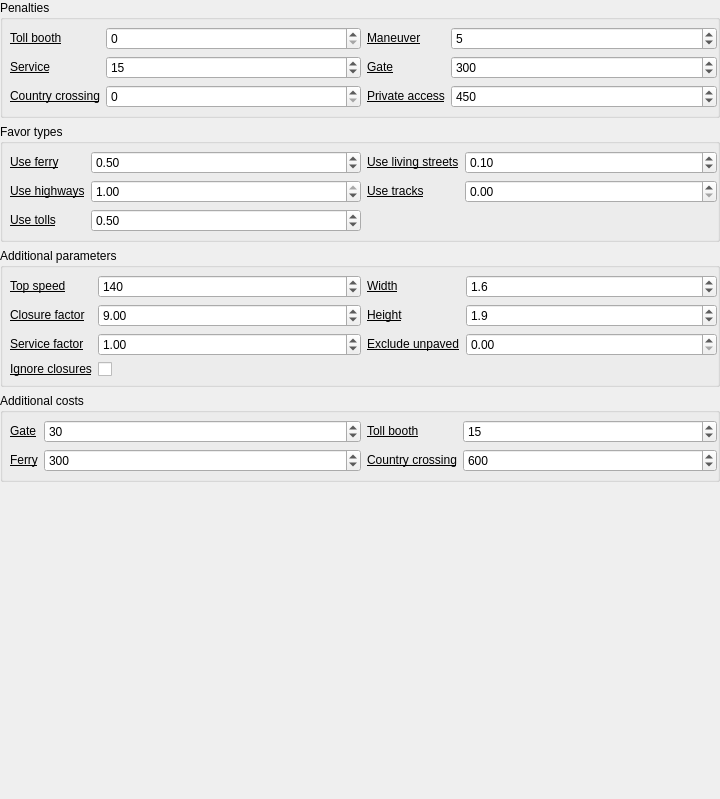
<?xml version="1.0" encoding="UTF-8"?>
<ui version="4.0">
 <class>settings_valhalla_car</class>
 <widget class="QWidget" name="settings_valhalla_car">
  <property name="geometry">
   <rect>
    <x>0</x>
    <y>0</y>
    <width>720</width>
    <height>799</height>
   </rect>
  </property>
  <property name="windowTitle">
   <string>Form</string>
  </property>
  <layout class="QVBoxLayout" name="verticalLayout">
   <property name="leftMargin">
    <number>0</number>
   </property>
   <property name="topMargin">
    <number>0</number>
   </property>
   <property name="rightMargin">
    <number>0</number>
   </property>
   <property name="bottomMargin">
    <number>0</number>
   </property>
   <item>
    <widget class="QgsCollapsibleGroupBox" name="penalties_box">
     <property name="toolTip">
      <string>&lt;html&gt;&lt;head/&gt;&lt;body&gt;&lt;p&gt;Penalty options are fixed costs in seconds that are only added to the path cost. Penalties can influence the route path determination but do not add to the estimated time along the path. Penalties must be in the range of 0.0 seconds to 43200.0 seconds (12 hours).&lt;/p&gt;&lt;/body&gt;&lt;/html&gt;</string>
     </property>
     <property name="title">
      <string>Penalties</string>
     </property>
     <property name="collapsed">
      <bool>true</bool>
     </property>
     <layout class="QHBoxLayout" name="horizontalLayout_7">
      <property name="leftMargin">
       <number>7</number>
      </property>
      <property name="topMargin">
       <number>7</number>
      </property>
      <property name="rightMargin">
       <number>0</number>
      </property>
      <property name="bottomMargin">
       <number>7</number>
      </property>
      <item>
       <layout class="QFormLayout" name="penalties_column_1">
        <item row="0" column="0">
         <widget class="QLabel" name="toll_booth_penalty_label">
          <property name="toolTip">
           <string>&lt;html&gt;&lt;head/&gt;&lt;body&gt;&lt;p&gt;A penalty applied to the cost when a toll&lt;a href=&quot;http://wiki.openstreetmap.org/wiki/Tag:barrier%3Dtoll_booth&quot;&gt;&lt;span style=&quot; text-decoration: underline; color:#0068da;&quot;/&gt;&lt;/a&gt;booth is encountered.&lt;/p&gt;&lt;/body&gt;&lt;/html&gt;</string>
          </property>
          <property name="text">
           <string>&lt;html&gt;&lt;head/&gt;&lt;body&gt;&lt;p&gt;&lt;a href=&quot;https://valhalla.github.io/valhalla/api/turn-by-turn/api-reference.md#automobile-and-bus-costing-options&quot;&gt;&lt;span style=&quot; text-decoration: underline; color:#000000;&quot;&gt;Toll booth&lt;/span&gt;&lt;/a&gt;&lt;/p&gt;&lt;/body&gt;&lt;/html&gt;</string>
          </property>
          <property name="openExternalLinks">
           <bool>true</bool>
          </property>
         </widget>
        </item>
        <item row="0" column="1">
         <widget class="QgsSpinBox" name="toll_booth_penalty">
          <property name="maximum">
           <number>43200</number>
          </property>
         </widget>
        </item>
        <item row="1" column="1">
         <widget class="QgsSpinBox" name="service_penalty">
          <property name="maximum">
           <number>43200</number>
          </property>
          <property name="value">
           <number>15</number>
          </property>
         </widget>
        </item>
        <item row="2" column="1">
         <widget class="QgsSpinBox" name="country_crossing_penalty">
          <property name="maximum">
           <number>43200</number>
          </property>
         </widget>
        </item>
        <item row="1" column="0">
         <widget class="QLabel" name="service_penalty_label">
          <property name="toolTip">
           <string>&lt;html&gt;&lt;head/&gt;&lt;body&gt;&lt;p&gt;A penalty applied for transition to generic service road. &lt;/p&gt;&lt;/body&gt;&lt;/html&gt;</string>
          </property>
          <property name="text">
           <string>&lt;html&gt;&lt;head/&gt;&lt;body&gt;&lt;p&gt;&lt;a href=&quot;https://valhalla.github.io/valhalla/api/turn-by-turn/api-reference.md#automobile-and-bus-costing-options&quot;&gt;&lt;span style=&quot; text-decoration: underline; color:#000000;&quot;&gt;Service&lt;/span&gt;&lt;/a&gt;&lt;/p&gt;&lt;/body&gt;&lt;/html&gt;</string>
          </property>
          <property name="openExternalLinks">
           <bool>true</bool>
          </property>
         </widget>
        </item>
        <item row="2" column="0">
         <widget class="QLabel" name="country_crossing_penalty_label">
          <property name="toolTip">
           <string>&lt;html&gt;&lt;head/&gt;&lt;body&gt;&lt;table border=&quot;0&quot; style=&quot; margin-top:0px; margin-bottom:0px; margin-left:0px; margin-right:0px;&quot; cellspacing=&quot;2&quot; cellpadding=&quot;0&quot;&gt;&lt;tr&gt;&lt;td/&gt;&lt;td&gt;&lt;p&gt;A penalty applied for a country crossing.&lt;/p&gt;&lt;/td&gt;&lt;/tr&gt;&lt;/table&gt;&lt;/body&gt;&lt;/html&gt;</string>
          </property>
          <property name="text">
           <string>&lt;html&gt;&lt;head/&gt;&lt;body&gt;&lt;p&gt;&lt;a href=&quot;https://valhalla.github.io/valhalla/api/turn-by-turn/api-reference.md#automobile-and-bus-costing-options&quot;&gt;&lt;span style=&quot; text-decoration: underline; color:#000000;&quot;&gt;Country crossing&lt;/span&gt;&lt;/a&gt;&lt;/p&gt;&lt;/body&gt;&lt;/html&gt;</string>
          </property>
          <property name="openExternalLinks">
           <bool>true</bool>
          </property>
         </widget>
        </item>
       </layout>
      </item>
      <item>
       <layout class="QFormLayout" name="penalties_column_2">
        <item row="0" column="0">
         <widget class="QLabel" name="maneuver_penalty_label">
          <property name="toolTip">
           <string>&lt;html&gt;&lt;head/&gt;&lt;body&gt;&lt;p&gt;A penalty applied when transitioning between roads that do not have consistent naming–in other words, no road names in common.&lt;/p&gt;&lt;/body&gt;&lt;/html&gt;</string>
          </property>
          <property name="text">
           <string>&lt;html&gt;&lt;head/&gt;&lt;body&gt;&lt;p&gt;&lt;a href=&quot;https://valhalla.github.io/valhalla/api/turn-by-turn/api-reference.md#automobile-and-bus-costing-options&quot;&gt;&lt;span style=&quot; text-decoration: underline; color:#000000;&quot;&gt;Maneuver&lt;/span&gt;&lt;/a&gt;&lt;/p&gt;&lt;/body&gt;&lt;/html&gt;</string>
          </property>
          <property name="openExternalLinks">
           <bool>true</bool>
          </property>
         </widget>
        </item>
        <item row="0" column="1">
         <widget class="QgsSpinBox" name="maneuver_penalty">
          <property name="maximum">
           <number>43200</number>
          </property>
          <property name="value">
           <number>5</number>
          </property>
         </widget>
        </item>
        <item row="1" column="1">
         <widget class="QgsSpinBox" name="gate_penalty">
          <property name="maximum">
           <number>43200</number>
          </property>
          <property name="value">
           <number>300</number>
          </property>
         </widget>
        </item>
        <item row="1" column="0">
         <widget class="QLabel" name="gate_penalty_label">
          <property name="toolTip">
           <string>&lt;html&gt;&lt;head/&gt;&lt;body&gt;&lt;p&gt;A penalty applied when a gate with no access information is on the road.&lt;/p&gt;&lt;/body&gt;&lt;/html&gt;</string>
          </property>
          <property name="text">
           <string>&lt;html&gt;&lt;head/&gt;&lt;body&gt;&lt;p&gt;&lt;a href=&quot;https://valhalla.github.io/valhalla/api/turn-by-turn/api-reference.md#automobile-and-bus-costing-options&quot;&gt;&lt;span style=&quot; text-decoration: underline; color:#000000;&quot;&gt;Gate&lt;/span&gt;&lt;/a&gt;&lt;/p&gt;&lt;/body&gt;&lt;/html&gt;</string>
          </property>
          <property name="openExternalLinks">
           <bool>true</bool>
          </property>
         </widget>
        </item>
        <item row="2" column="1">
         <widget class="QgsSpinBox" name="private_access_penalty">
          <property name="maximum">
           <number>43200</number>
          </property>
          <property name="value">
           <number>450</number>
          </property>
         </widget>
        </item>
        <item row="2" column="0">
         <widget class="QLabel" name="private_access_penalty_label">
          <property name="toolTip">
           <string>&lt;html&gt;&lt;head/&gt;&lt;body&gt;&lt;p&gt;A penalty applied when a gate or bollard with &lt;span style=&quot; font-family:'.SF NS Mono';&quot;&gt;access=private&lt;/span&gt; is encountered. &lt;/p&gt;&lt;/body&gt;&lt;/html&gt;</string>
          </property>
          <property name="text">
           <string>&lt;html&gt;&lt;head/&gt;&lt;body&gt;&lt;p&gt;&lt;a href=&quot;https://valhalla.github.io/valhalla/api/turn-by-turn/api-reference.md#automobile-and-bus-costing-options&quot;&gt;&lt;span style=&quot; text-decoration: underline; color:#000000;&quot;&gt;Private access&lt;/span&gt;&lt;/a&gt;&lt;/p&gt;&lt;/body&gt;&lt;/html&gt;</string>
          </property>
          <property name="openExternalLinks">
           <bool>true</bool>
          </property>
         </widget>
        </item>
       </layout>
      </item>
     </layout>
    </widget>
   </item>
   <item>
    <widget class="QgsCollapsibleGroupBox" name="favor_types_box">
     <property name="toolTip">
      <string>&lt;html&gt;&lt;head/&gt;&lt;body&gt;&lt;table border=&quot;0&quot; style=&quot; margin-top:0px; margin-bottom:0px; margin-left:0px; margin-right:0px;&quot; cellspacing=&quot;2&quot; cellpadding=&quot;0&quot;&gt;&lt;tr&gt;&lt;td/&gt;&lt;td&gt;&lt;p&gt;Favor type values indicate the willingness to take a certain road type. This is a range of values between 0 and 1. Values near 0 attempt to avoid the road type and values near 1 will favor them a little bit. Note that sometimes certain road types are required to complete a route so values of 0 are not guaranteed to avoid them entirely.&lt;/p&gt;&lt;/td&gt;&lt;/tr&gt;&lt;/table&gt;&lt;/body&gt;&lt;/html&gt;</string>
     </property>
     <property name="title">
      <string>Favor types</string>
     </property>
     <property name="collapsed">
      <bool>true</bool>
     </property>
     <layout class="QHBoxLayout" name="horizontalLayout_4">
      <property name="leftMargin">
       <number>7</number>
      </property>
      <property name="topMargin">
       <number>7</number>
      </property>
      <property name="rightMargin">
       <number>0</number>
      </property>
      <property name="bottomMargin">
       <number>7</number>
      </property>
      <item>
       <layout class="QFormLayout" name="formLayout_4">
        <item row="0" column="0">
         <widget class="QLabel" name="use_ferry_label">
          <property name="toolTip">
           <string>&lt;html&gt;&lt;head/&gt;&lt;body&gt;&lt;p&gt;This value indicates the willingness to take ferries.&lt;/p&gt;&lt;/body&gt;&lt;/html&gt;</string>
          </property>
          <property name="text">
           <string>&lt;html&gt;&lt;head/&gt;&lt;body&gt;&lt;p&gt;&lt;a href=&quot;https://valhalla.github.io/valhalla/api/turn-by-turn/api-reference.md#automobile-and-bus-costing-options&quot;&gt;&lt;span style=&quot; text-decoration: underline; color:#000000;&quot;&gt;Use ferry&lt;/span&gt;&lt;/a&gt;&lt;/p&gt;&lt;/body&gt;&lt;/html&gt;</string>
          </property>
          <property name="openExternalLinks">
           <bool>true</bool>
          </property>
         </widget>
        </item>
        <item row="0" column="1">
         <widget class="QgsDoubleSpinBox" name="use_ferry">
          <property name="maximum">
           <double>1.000000000000000</double>
          </property>
          <property name="singleStep">
           <double>0.050000000000000</double>
          </property>
          <property name="value">
           <double>0.500000000000000</double>
          </property>
         </widget>
        </item>
        <item row="1" column="0">
         <widget class="QLabel" name="use_highways_label">
          <property name="toolTip">
           <string>&lt;html&gt;&lt;head/&gt;&lt;body&gt;&lt;p&gt;This value indicates the willingness to take highways.&lt;/p&gt;&lt;/body&gt;&lt;/html&gt;</string>
          </property>
          <property name="text">
           <string>&lt;html&gt;&lt;head/&gt;&lt;body&gt;&lt;p&gt;&lt;a href=&quot;https://valhalla.github.io/valhalla/api/turn-by-turn/api-reference.md#automobile-and-bus-costing-options&quot;&gt;&lt;span style=&quot; text-decoration: underline; color:#000000;&quot;&gt;Use highways&lt;/span&gt;&lt;/a&gt;&lt;/p&gt;&lt;/body&gt;&lt;/html&gt;</string>
          </property>
          <property name="openExternalLinks">
           <bool>true</bool>
          </property>
         </widget>
        </item>
        <item row="1" column="1">
         <widget class="QgsDoubleSpinBox" name="use_highways">
          <property name="maximum">
           <double>1.000000000000000</double>
          </property>
          <property name="singleStep">
           <double>0.050000000000000</double>
          </property>
          <property name="value">
           <double>1.000000000000000</double>
          </property>
         </widget>
        </item>
        <item row="2" column="0">
         <widget class="QLabel" name="use_tolls_label">
          <property name="toolTip">
           <string>&lt;html&gt;&lt;head/&gt;&lt;body&gt;&lt;p&gt;This value indicates the willingness to take roads with tolls.&lt;/p&gt;&lt;/body&gt;&lt;/html&gt;</string>
          </property>
          <property name="text">
           <string>&lt;html&gt;&lt;head/&gt;&lt;body&gt;&lt;p&gt;&lt;a href=&quot;https://valhalla.github.io/valhalla/api/turn-by-turn/api-reference.md#automobile-and-bus-costing-options&quot;&gt;&lt;span style=&quot; text-decoration: underline; color:#000000;&quot;&gt;Use tolls&lt;/span&gt;&lt;/a&gt;&lt;/p&gt;&lt;/body&gt;&lt;/html&gt;</string>
          </property>
          <property name="openExternalLinks">
           <bool>true</bool>
          </property>
         </widget>
        </item>
        <item row="2" column="1">
         <widget class="QgsDoubleSpinBox" name="use_tolls">
          <property name="maximum">
           <double>1.000000000000000</double>
          </property>
          <property name="singleStep">
           <double>0.050000000000000</double>
          </property>
          <property name="value">
           <double>0.500000000000000</double>
          </property>
         </widget>
        </item>
       </layout>
      </item>
      <item>
       <layout class="QFormLayout" name="formLayout_5">
        <item row="0" column="0">
         <widget class="QLabel" name="use_living_streets_label">
          <property name="toolTip">
           <string>&lt;html&gt;&lt;head/&gt;&lt;body&gt;&lt;p&gt;This value indicates the willingness to take living streets.&lt;/p&gt;&lt;/body&gt;&lt;/html&gt;</string>
          </property>
          <property name="text">
           <string>&lt;html&gt;&lt;head/&gt;&lt;body&gt;&lt;p&gt;&lt;a href=&quot;https://valhalla.github.io/valhalla/api/turn-by-turn/api-reference.md#automobile-and-bus-costing-options&quot;&gt;&lt;span style=&quot; text-decoration: underline; color:#000000;&quot;&gt;Use living streets&lt;/span&gt;&lt;/a&gt;&lt;/p&gt;&lt;/body&gt;&lt;/html&gt;</string>
          </property>
          <property name="openExternalLinks">
           <bool>true</bool>
          </property>
         </widget>
        </item>
        <item row="1" column="0">
         <widget class="QLabel" name="use_tracks_label">
          <property name="toolTip">
           <string>&lt;html&gt;&lt;head/&gt;&lt;body&gt;&lt;p&gt;This value indicates the willingness to take track roads.&lt;/p&gt;&lt;/body&gt;&lt;/html&gt;</string>
          </property>
          <property name="text">
           <string>&lt;html&gt;&lt;head/&gt;&lt;body&gt;&lt;p&gt;&lt;a href=&quot;https://valhalla.github.io/valhalla/api/turn-by-turn/api-reference.md#automobile-and-bus-costing-options&quot;&gt;&lt;span style=&quot; text-decoration: underline; color:#000000;&quot;&gt;Use tracks&lt;/span&gt;&lt;/a&gt;&lt;/p&gt;&lt;/body&gt;&lt;/html&gt;</string>
          </property>
          <property name="openExternalLinks">
           <bool>true</bool>
          </property>
         </widget>
        </item>
        <item row="0" column="1">
         <widget class="QgsDoubleSpinBox" name="use_living_streets">
          <property name="maximum">
           <double>1.000000000000000</double>
          </property>
          <property name="singleStep">
           <double>0.050000000000000</double>
          </property>
          <property name="value">
           <double>0.100000000000000</double>
          </property>
         </widget>
        </item>
        <item row="1" column="1">
         <widget class="QgsDoubleSpinBox" name="use_tracks">
          <property name="maximum">
           <double>1.000000000000000</double>
          </property>
          <property name="singleStep">
           <double>0.050000000000000</double>
          </property>
         </widget>
        </item>
       </layout>
      </item>
     </layout>
    </widget>
   </item>
   <item>
    <widget class="QgsCollapsibleGroupBox" name="addtional_params_box">
     <property name="title">
      <string>Additional parameters</string>
     </property>
     <property name="collapsed">
      <bool>true</bool>
     </property>
     <layout class="QHBoxLayout" name="horizontalLayout_11">
      <property name="leftMargin">
       <number>7</number>
      </property>
      <property name="topMargin">
       <number>7</number>
      </property>
      <property name="rightMargin">
       <number>0</number>
      </property>
      <property name="bottomMargin">
       <number>7</number>
      </property>
      <item>
       <layout class="QFormLayout" name="additional_params_column_1">
        <item row="0" column="0">
         <widget class="QLabel" name="top_speed_label">
          <property name="toolTip">
           <string>&lt;html&gt;&lt;head/&gt;&lt;body&gt;&lt;p&gt;Top speed the vehicle can go. Also used to avoid roads with higher speeds than this value. &lt;span style=&quot; font-family:'.SF NS Mono';&quot;&gt;top_speed&lt;/span&gt; must be between 10 and 252 KPH.&lt;/p&gt;&lt;/body&gt;&lt;/html&gt;</string>
          </property>
          <property name="text">
           <string>&lt;html&gt;&lt;head/&gt;&lt;body&gt;&lt;p&gt;&lt;a href=&quot;https://valhalla.github.io/valhalla/api/turn-by-turn/api-reference.md#automobile-and-bus-costing-options&quot;&gt;&lt;span style=&quot; text-decoration: underline; color:#000000;&quot;&gt;Top speed&lt;/span&gt;&lt;/a&gt;&lt;/p&gt;&lt;/body&gt;&lt;/html&gt;</string>
          </property>
          <property name="openExternalLinks">
           <bool>true</bool>
          </property>
         </widget>
        </item>
        <item row="1" column="0">
         <widget class="QLabel" name="closure_factor_label">
          <property name="toolTip">
           <string>&lt;html&gt;&lt;head/&gt;&lt;body&gt;&lt;p&gt;A factor that penalizes the cost when traversing a closed edge. Its value can range from &lt;span style=&quot; font-family:'.SF NS Mono';&quot;&gt;1.0&lt;/span&gt; - don't penalize closed edges, to &lt;span style=&quot; font-family:'.SF NS Mono';&quot;&gt;10.0&lt;/span&gt; - apply high cost penalty to closed edges.&lt;/p&gt;&lt;/body&gt;&lt;/html&gt;</string>
          </property>
          <property name="text">
           <string>&lt;html&gt;&lt;head/&gt;&lt;body&gt;&lt;p&gt;&lt;a href=&quot;https://valhalla.github.io/valhalla/api/turn-by-turn/api-reference.md#automobile-and-bus-costing-options&quot;&gt;&lt;span style=&quot; text-decoration: underline; color:#000000;&quot;&gt;Closure factor&lt;/span&gt;&lt;/a&gt;&lt;/p&gt;&lt;/body&gt;&lt;/html&gt;</string>
          </property>
          <property name="openExternalLinks">
           <bool>true</bool>
          </property>
         </widget>
        </item>
        <item row="0" column="1">
         <widget class="QgsSpinBox" name="top_speed">
          <property name="minimum">
           <number>10</number>
          </property>
          <property name="maximum">
           <number>252</number>
          </property>
          <property name="value">
           <number>140</number>
          </property>
         </widget>
        </item>
        <item row="3" column="0">
         <widget class="QLabel" name="ignore_closures_label">
          <property name="toolTip">
           <string>&lt;html&gt;&lt;head/&gt;&lt;body&gt;&lt;p&gt;If set to &lt;span style=&quot; font-family:'.SF NS Mono';&quot;&gt;true&lt;/span&gt;, ignores all closures, marked due to live traffic closures, during routing. &lt;/p&gt;&lt;/body&gt;&lt;/html&gt;</string>
          </property>
          <property name="text">
           <string>&lt;html&gt;&lt;head/&gt;&lt;body&gt;&lt;p&gt;&lt;a href=&quot;https://valhalla.github.io/valhalla/api/turn-by-turn/api-reference.md#automobile-and-bus-costing-options&quot;&gt;&lt;span style=&quot; text-decoration: underline; color:#000000;&quot;&gt;Ignore closures&lt;/span&gt;&lt;/a&gt;&lt;/p&gt;&lt;/body&gt;&lt;/html&gt;</string>
          </property>
          <property name="openExternalLinks">
           <bool>true</bool>
          </property>
         </widget>
        </item>
        <item row="2" column="0">
         <widget class="QLabel" name="service_factor_label">
          <property name="toolTip">
           <string>&lt;html&gt;&lt;head/&gt;&lt;body&gt;&lt;p&gt;A factor that modifies (multiplies) the cost when generic service roads are encountered.&lt;/p&gt;&lt;/body&gt;&lt;/html&gt;</string>
          </property>
          <property name="text">
           <string>&lt;html&gt;&lt;head/&gt;&lt;body&gt;&lt;p&gt;&lt;a href=&quot;https://valhalla.github.io/valhalla/turn-by-turn/api/api-reference.md#automobile-and-bus-costing-options&quot;&gt;&lt;span style=&quot; text-decoration: underline; color:#000000;&quot;&gt;Service factor&lt;/span&gt;&lt;/a&gt;&lt;/p&gt;&lt;/body&gt;&lt;/html&gt;</string>
          </property>
          <property name="openExternalLinks">
           <bool>true</bool>
          </property>
         </widget>
        </item>
        <item row="2" column="1">
         <widget class="QgsDoubleSpinBox" name="service_factor">
          <property name="value">
           <double>1.000000000000000</double>
          </property>
          <property name="minimum">
           <double>0.100000000000000</double>
          </property>
          <property name="maximum">
           <double>100000.000000000000000</double>
          </property>
          <property name="singleStep">
           <double>0.100000000000000</double>
          </property>
         </widget>
        </item>
        <item row="1" column="1">
         <widget class="QgsDoubleSpinBox" name="closure_factor">
          <property name="minimum">
           <double>0.100000000000000</double>
          </property>
          <property name="maximum">
           <double>10.000000000000000</double>
          </property>
          <property name="singleStep">
           <double>0.100000000000000</double>
          </property>
          <property name="value">
           <double>9.000000000000000</double>
          </property>
         </widget>
        </item>
        <item row="3" column="1">
         <widget class="QCheckBox" name="ignore_closures">
          <property name="text">
           <string/>
          </property>
         </widget>
        </item>
       </layout>
      </item>
      <item>
       <layout class="QFormLayout" name="additional_params_column_2">
        <item row="0" column="0">
         <widget class="QLabel" name="width_label">
          <property name="toolTip">
           <string>&lt;html&gt;&lt;head/&gt;&lt;body&gt;&lt;p&gt;The width of the vehicle (in meters).&lt;/p&gt;&lt;/body&gt;&lt;/html&gt;</string>
          </property>
          <property name="text">
           <string>&lt;html&gt;&lt;head/&gt;&lt;body&gt;&lt;p&gt;&lt;a href=&quot;https://valhalla.github.io/valhalla/api/turn-by-turn/api-reference.md#other-costing-options&quot;&gt;&lt;span style=&quot; text-decoration: underline; color:#000000;&quot;&gt;Width&lt;/span&gt;&lt;/a&gt;&lt;/p&gt;&lt;/body&gt;&lt;/html&gt;</string>
          </property>
          <property name="openExternalLinks">
           <bool>true</bool>
          </property>
         </widget>
        </item>
        <item row="1" column="0">
         <widget class="QLabel" name="height_label">
          <property name="toolTip">
           <string>&lt;html&gt;&lt;head/&gt;&lt;body&gt;&lt;p&gt;The height of the vehicle (in meters).&lt;/p&gt;&lt;/body&gt;&lt;/html&gt;</string>
          </property>
          <property name="text">
           <string>&lt;html&gt;&lt;head/&gt;&lt;body&gt;&lt;p&gt;&lt;a href=&quot;https://valhalla.github.io/valhalla/api/turn-by-turn/api-reference.md#other-costing-options&quot;&gt;&lt;span style=&quot; text-decoration: underline; color:#000000;&quot;&gt;Height&lt;/span&gt;&lt;/a&gt;&lt;/p&gt;&lt;/body&gt;&lt;/html&gt;</string>
          </property>
          <property name="openExternalLinks">
           <bool>true</bool>
          </property>
         </widget>
        </item>
        <item row="2" column="0">
         <widget class="QLabel" name="exclude_unpaved_label">
          <property name="toolTip">
           <string>&lt;html&gt;&lt;head/&gt;&lt;body&gt;&lt;p&gt;This value indicates the whether or not the path may include unpaved roads. If set to 1 it is allowed to start and end with unpaved roads, but is not allowed to have them in the middle of the route path, otherwise they are allowed.&lt;/p&gt;&lt;/body&gt;&lt;/html&gt;</string>
          </property>
          <property name="text">
           <string>&lt;html&gt;&lt;head/&gt;&lt;body&gt;&lt;p&gt;&lt;a href=&quot;https://valhalla.github.io/valhalla/api/turn-by-turn/api-reference.md#other-costing-options&quot;&gt;&lt;span style=&quot; text-decoration: underline; color:#000000;&quot;&gt;Exclude unpaved&lt;/span&gt;&lt;/a&gt;&lt;/p&gt;&lt;/body&gt;&lt;/html&gt;</string>
          </property>
          <property name="openExternalLinks">
           <bool>true</bool>
          </property>
         </widget>
        </item>
        <item row="2" column="1">
         <widget class="QgsDoubleSpinBox" name="exclude_unpaved">
          <property name="maximum">
           <double>1.000000000000000</double>
          </property>
          <property name="singleStep">
           <double>0.050000000000000</double>
          </property>
         </widget>
        </item>
        <item row="0" column="1">
         <widget class="QgsDoubleSpinBox" name="width_">
          <property name="decimals">
           <number>1</number>
          </property>
          <property name="minimum">
           <double>0.100000000000000</double>
          </property>
          <property name="maximum">
           <double>20.000000000000000</double>
          </property>
          <property name="singleStep">
           <double>0.100000000000000</double>
          </property>
          <property name="value">
           <double>1.600000000000000</double>
          </property>
         </widget>
        </item>
        <item row="1" column="1">
         <widget class="QgsDoubleSpinBox" name="height_">
          <property name="decimals">
           <number>1</number>
          </property>
          <property name="minimum">
           <double>0.100000000000000</double>
          </property>
          <property name="maximum">
           <double>20.000000000000000</double>
          </property>
          <property name="singleStep">
           <double>0.100000000000000</double>
          </property>
          <property name="value">
           <double>1.900000000000000</double>
          </property>
         </widget>
        </item>
       </layout>
      </item>
     </layout>
    </widget>
   </item>
   <item>
    <widget class="QgsCollapsibleGroupBox" name="costing_box">
     <property name="toolTip">
      <string>&lt;html&gt;&lt;head/&gt;&lt;body&gt;&lt;p&gt;Cost options are fixed costs in seconds that are added to both the path cost and the estimated time. Costs are not generally used to influence the route path; instead, use penalties to do this. Costs must be in the range of 0.0 seconds to 43200.0 seconds (12 hours).&lt;/p&gt;&lt;/body&gt;&lt;/html&gt;</string>
     </property>
     <property name="title">
      <string>Additional costs</string>
     </property>
     <property name="collapsed">
      <bool>true</bool>
     </property>
     <layout class="QHBoxLayout" name="horizontalLayout_2">
      <property name="leftMargin">
       <number>7</number>
      </property>
      <property name="topMargin">
       <number>7</number>
      </property>
      <property name="rightMargin">
       <number>0</number>
      </property>
      <property name="bottomMargin">
       <number>7</number>
      </property>
      <item>
       <layout class="QFormLayout" name="costing_column_1">
        <item row="0" column="0">
         <widget class="QLabel" name="gate_cost_label">
          <property name="toolTip">
           <string>&lt;html&gt;&lt;head/&gt;&lt;body&gt;&lt;p&gt;A cost applied when a gate with undefined or private access is encountered.&lt;/p&gt;&lt;/body&gt;&lt;/html&gt;</string>
          </property>
          <property name="text">
           <string>&lt;html&gt;&lt;head/&gt;&lt;body&gt;&lt;p&gt;&lt;a href=&quot;https://valhalla.github.io/valhalla/api/turn-by-turn/api-reference.md#automobile-and-bus-costing-options&quot;&gt;&lt;span style=&quot; color:#000000;&quot;&gt;Gate&lt;/span&gt;&lt;/a&gt;&lt;/p&gt;&lt;/body&gt;&lt;/html&gt;</string>
          </property>
         </widget>
        </item>
        <item row="0" column="1">
         <widget class="QgsSpinBox" name="gate_cost">
          <property name="maximum">
           <number>43200</number>
          </property>
          <property name="value">
           <number>30</number>
          </property>
         </widget>
        </item>
        <item row="1" column="0">
         <widget class="QLabel" name="ferry_cost_label">
          <property name="toolTip">
           <string>&lt;html&gt;&lt;head/&gt;&lt;body&gt;&lt;p&gt;A cost applied when entering a ferry.&lt;/p&gt;&lt;/body&gt;&lt;/html&gt;</string>
          </property>
          <property name="text">
           <string>&lt;html&gt;&lt;head/&gt;&lt;body&gt;&lt;p&gt;&lt;a href=&quot;https://valhalla.github.io/valhalla/api/turn-by-turn/api-reference.md#automobile-and-bus-costing-options&quot;&gt;&lt;span style=&quot; text-decoration: underline; color:#000000;&quot;&gt;Ferry&lt;/span&gt;&lt;/a&gt;&lt;/p&gt;&lt;/body&gt;&lt;/html&gt;</string>
          </property>
         </widget>
        </item>
        <item row="1" column="1">
         <widget class="QgsSpinBox" name="ferry_cost">
          <property name="maximum">
           <number>43200</number>
          </property>
          <property name="value">
           <number>300</number>
          </property>
         </widget>
        </item>
       </layout>
      </item>
      <item>
       <layout class="QFormLayout" name="costing_column_2">
        <item row="1" column="1">
         <widget class="QgsSpinBox" name="country_crossing_cost">
          <property name="maximum">
           <number>43200</number>
          </property>
          <property name="value">
           <number>600</number>
          </property>
         </widget>
        </item>
        <item row="1" column="0">
         <widget class="QLabel" name="country_crossing_cost_label">
          <property name="toolTip">
           <string>&lt;html&gt;&lt;head/&gt;&lt;body&gt;&lt;p&gt;A cost applied when encountering an international border.&lt;/p&gt;&lt;/body&gt;&lt;/html&gt;</string>
          </property>
          <property name="text">
           <string>&lt;html&gt;&lt;head/&gt;&lt;body&gt;&lt;p&gt;&lt;a href=&quot;https://valhalla.github.io/valhalla/api/turn-by-turn/api-reference.md#automobile-and-bus-costing-options&quot;&gt;&lt;span style=&quot; color:#000000;&quot;&gt;Country crossing&lt;/span&gt;&lt;/a&gt;&lt;/p&gt;&lt;/body&gt;&lt;/html&gt;</string>
          </property>
          <property name="openExternalLinks">
           <bool>true</bool>
          </property>
         </widget>
        </item>
        <item row="0" column="1">
         <widget class="QgsSpinBox" name="toll_booth_cost">
          <property name="maximum">
           <number>43200</number>
          </property>
          <property name="value">
           <number>15</number>
          </property>
         </widget>
        </item>
        <item row="0" column="0">
         <widget class="QLabel" name="toll_booth_cost_label">
          <property name="toolTip">
           <string>&lt;html&gt;&lt;head/&gt;&lt;body&gt;&lt;p&gt;A cost applied when a &lt;a href=&quot;http://wiki.openstreetmap.org/wiki/Tag:barrier%3Dtoll_booth&quot;&gt;&lt;span style=&quot; text-decoration: underline; color:#0068da;&quot;&gt;toll booth&lt;/span&gt;&lt;/a&gt; is encountered.&lt;/p&gt;&lt;/body&gt;&lt;/html&gt;</string>
          </property>
          <property name="text">
           <string>&lt;html&gt;&lt;head/&gt;&lt;body&gt;&lt;p&gt;&lt;a href=&quot;https://valhalla.github.io/valhalla/api/turn-by-turn/api-reference.md#automobile-and-bus-costing-options&quot;&gt;&lt;span style=&quot; text-decoration: underline; color:#000000;&quot;&gt;Toll booth&lt;/span&gt;&lt;/a&gt;&lt;/p&gt;&lt;/body&gt;&lt;/html&gt;</string>
          </property>
          <property name="openExternalLinks">
           <bool>true</bool>
          </property>
         </widget>
        </item>
       </layout>
      </item>
     </layout>
    </widget>
   </item>
   <item>
    <spacer name="verticalSpacer">
     <property name="orientation">
      <enum>Qt::Vertical</enum>
     </property>
     <property name="sizeHint" stdset="0">
      <size>
       <width>20</width>
       <height>40</height>
      </size>
     </property>
    </spacer>
   </item>
  </layout>
 </widget>
 <customwidgets>
  <customwidget>
   <class>QgsCollapsibleGroupBox</class>
   <extends>QGroupBox</extends>
   <header>qgscollapsiblegroupbox.h</header>
   <container>1</container>
  </customwidget>
  <customwidget>
   <class>QgsDoubleSpinBox</class>
   <extends>QDoubleSpinBox</extends>
   <header>qgsdoublespinbox.h</header>
  </customwidget>
  <customwidget>
   <class>QgsSpinBox</class>
   <extends>QSpinBox</extends>
   <header>qgsspinbox.h</header>
  </customwidget>
 </customwidgets>
 <resources/>
 <connections/>
</ui>
